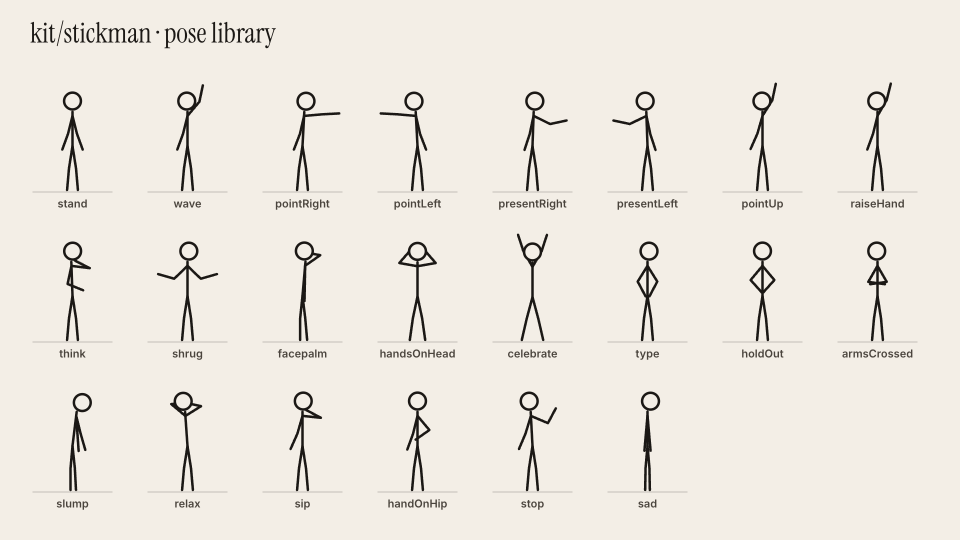
#> input picture kit/stickman/poses.png, 1920 x 1080 px (shown at 1/2 size)
$ python grid.py ../../stickman/poses.png 1.0
#> lines starting #> are read from the running program, lines starting #| are printed output that depends on the picture
### kit/hf/tools/locate.py
"""Find on-screen text in a screen recording or screenshot and print its box in source pixels, for HF.screen
annotations (zoom / highlight / arrow / cursor targets). Uses kit/bin/ocrboxes (Apple Vision, on-device).

    python3 kit/hf/tools/locate.py <video|image> <seconds> "Render"            -> [x, y, w, h] of the best match
    python3 kit/hf/tools/locate.py rec.mp4 12.5 "Pull requests" --all --pad=8  -> every match, padded
    python3 kit/hf/tools/locate.py rec.mp4 12.5 --dump                         -> every text line with its box
"""
import json
import subprocess
import sys
import tempfile
from pathlib import Path

BIN = Path(__file__).resolve().parents[2] / "bin/ocrboxes"


def frame(src: str, t: float) -> Path:
    if src.lower().endswith((".png", ".jpg", ".jpeg", ".webp")):
        return Path(src)
    out = Path(tempfile.mkdtemp(prefix="locate_")) / "f.png"
    subprocess.run(["ffmpeg", "-v", "error", "-y", "-ss", f"{t:.3f}", "-i", src, "-frames:v", "1", str(out)], check=True)
    return out


def boxes(img: Path) -> list[dict]:
    out = subprocess.run([str(BIN), str(img)], capture_output=True, text=True, check=True).stdout
    return [json.loads(l) for l in out.splitlines() if l.strip()]


# [35 lines left out: functions find, main, not called in this run]


# [2 lines that do not run on import are left out]

### kit/hf/tools/grid.py
"""A frame of a screen recording (or a screenshot) with a labelled pixel grid, to read coordinates for HF.screen.

    python3 kit/hf/tools/grid.py <video|image> <seconds> [out.png] [--step=100] [--ocr]   (--ocr also boxes every text line)
"""
import subprocess
import sys
from pathlib import Path

from PIL import Image, ImageDraw, ImageFont

sys.path.insert(0, str(Path(__file__).resolve().parent))
from locate import boxes, frame  # noqa: E402


def main():
    src, t = sys.argv[1], float(sys.argv[2])
    out = next((a for a in sys.argv[3:] if not a.startswith("--")), "grid.png")
    step = int(next((a.split("=")[1] for a in sys.argv if a.startswith("--step=")), 100))
    f = frame(src, t)
    im = Image.open(f).convert("RGB")
#> im is the input picture: PIL image 1920x1080 RGB; mean R, G, B 236, 231.1, 223.2
    d = ImageDraw.Draw(im, "RGBA")
    try:
        font = ImageFont.truetype(str(Path(__file__).resolve().parents[2] / "fonts/Inter-700.ttf"), 14)
    except OSError:
        font = ImageFont.load_default()
    for x in range(0, im.width, step):
        d.line([(x, 0), (x, im.height)], fill=(226, 86, 43, 90 if x % (step * 5) else 170), width=1)
        d.text((x + 3, 3), str(x), fill=(226, 86, 43, 255), font=font)
    for y in range(0, im.height, step):
        d.line([(0, y), (im.width, y)], fill=(226, 86, 43, 90 if y % (step * 5) else 170), width=1)
        d.text((3, y + 3), str(y), fill=(226, 86, 43, 255), font=font)
    if "--ocr" in sys.argv:
        for ln in boxes(f):
            d.rectangle([ln["x"], ln["y"], ln["x"] + ln["w"], ln["y"] + ln["h"]], outline=(47, 138, 91, 220), width=2)
    im.save(out)
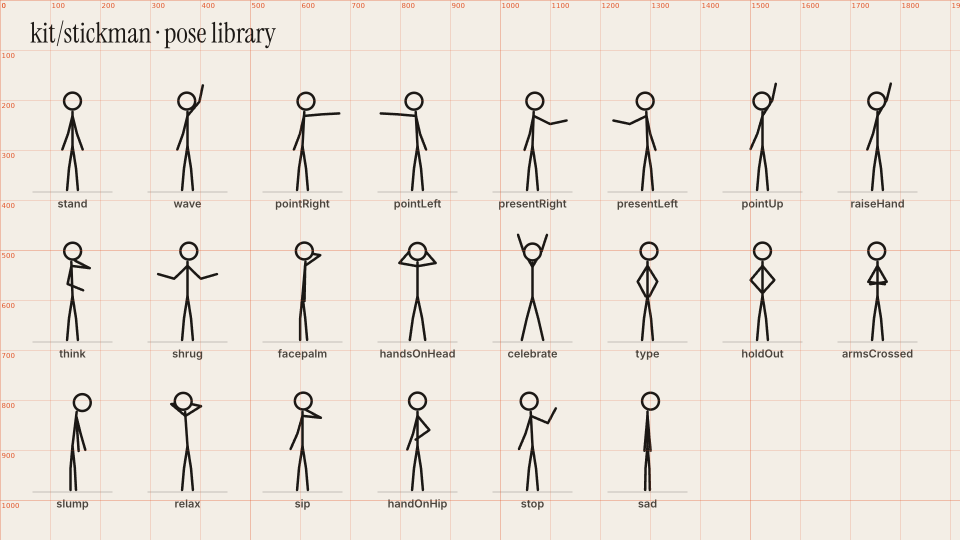
#> saved as grid.png: PIL image 1920x1080 RGB (shown at 1/2 size); mean R, G, B 235.9, 229.6, 221.4
    print(f"{out}: {im.width}x{im.height}, grid every {step} px")
#| grid.png: 1920x1080, grid every 100 px


if __name__ == "__main__":
    main()
